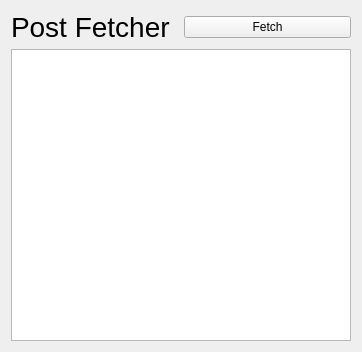
<?xml version="1.0" encoding="UTF-8"?>
<ui version="4.0">
 <class>Widget</class>
 <widget class="QWidget" name="Widget">
  <property name="geometry">
   <rect>
    <x>0</x>
    <y>0</y>
    <width>362</width>
    <height>352</height>
   </rect>
  </property>
  <property name="windowTitle">
   <string>Widget</string>
  </property>
  <layout class="QVBoxLayout" name="verticalLayout">
   <item>
    <layout class="QHBoxLayout" name="horizontalLayout">
     <item>
      <widget class="QLabel" name="label">
       <property name="font">
        <font>
         <pointsize>21</pointsize>
        </font>
       </property>
       <property name="text">
        <string>Post Fetcher</string>
       </property>
      </widget>
     </item>
     <item>
      <widget class="QPushButton" name="fetchButton">
       <property name="text">
        <string>Fetch</string>
       </property>
      </widget>
     </item>
    </layout>
   </item>
   <item>
    <widget class="QListWidget" name="listWidget"/>
   </item>
  </layout>
 </widget>
 <resources/>
 <connections/>
</ui>
